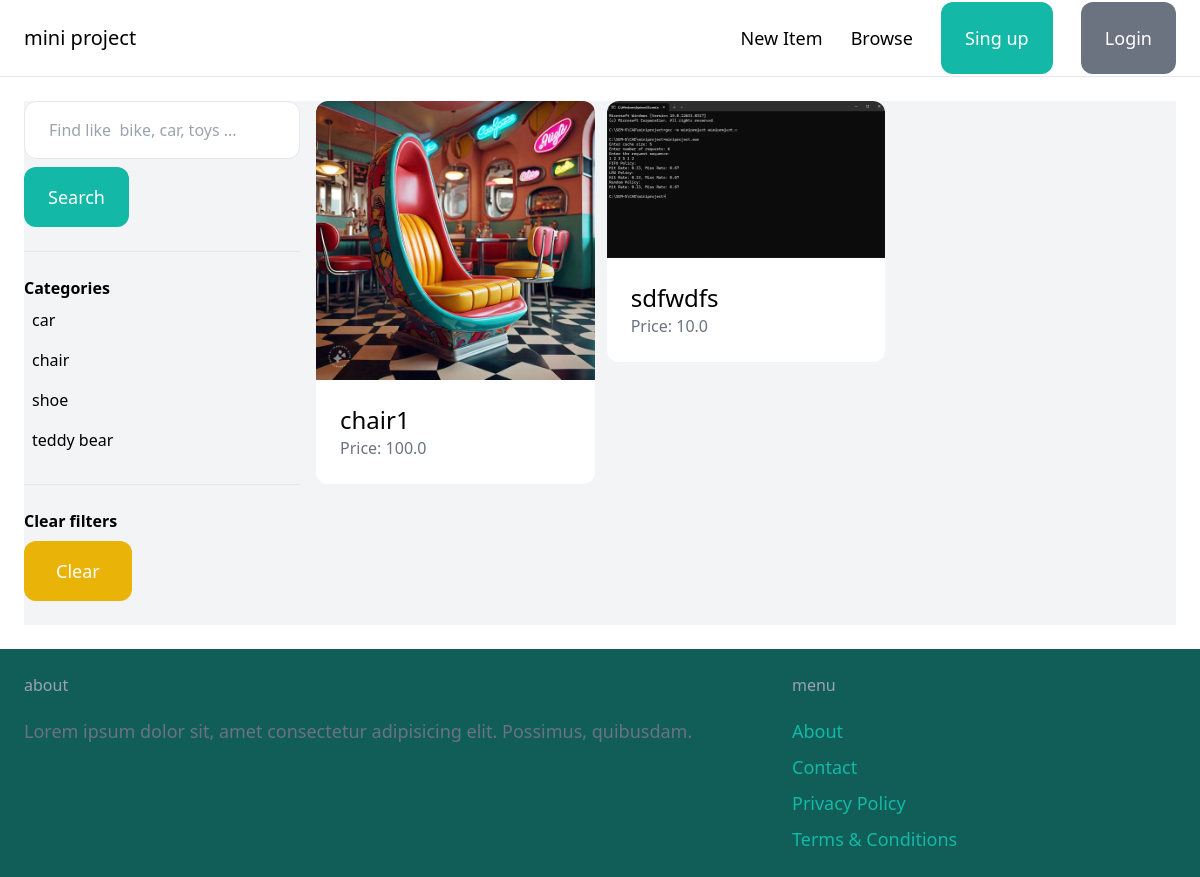
The page /item/ on the database its author committed.
### item/models.py (models this page shows, shortened)
class Category(models.Model):
    name = models.CharField(max_length=255)
    class Meta:
        ordering = ('name',)
        verbose_name_plural = 'Categories'

class Item(models.Model):
    category = models.ForeignKey(Category, related_name='item', on_delete=models.CASCADE)
    name = models.CharField(max_length=255)
    description = models.TextField(blank=True, null=True)
    price = models.FloatField()
    image = models.ImageField(upload_to='item_image', blank=True, null=True)
    is_sold = models.BooleanField(default=False)
    created_by = models.ForeignKey(User, related_name='item', on_delete=models.CASCADE)
    created_at = models.DateTimeField(auto_now_add=True)

### item/views.py (the view)
# urls.py: path('', views.items, name='items'),
def items(request):
    query = request.GET.get('query', '')
    categories = Category.objects.all()
    category_id = request.GET.get('category', 0)
    items = Item.objects.filter(is_sold=False)
    if category_id:
        items = items.filter(category_id=category_id)
    if query:
        items = items.filter(Q(name__icontains=query) | Q(description__icontains=query))
    return render(request, 'item/items.html', {
        'items': items,
        'query': query,
        'categories': categories,
        'category_id': int(category_id),
    })

### item/templates/item/items.html (shortened to what this page needs)
{% extends 'core/base.html' %}
{% block content %}
    <div class="pb-6 grid grid-cols-4 gap-4 bg-gray-100">
        <div class="col-span-1">
            <form method="get" action="{% url 'item:items' %}" >
                <input type="text" name="query" class="w-full py-4 px-6 border rounded-xl" value="{{ query }}" placeholder="Find like  bike, car, toys ...">
                <button class="mt-2 py-4 px-6 text-lg bg-teal-500 text-white rounded-xl">Search</button>
            </form>
            <hr class="my-6">
            <p class="font-semibold">Categories</p>
            <ul>
                {% for category in categories %}
                <li class="py-2 px-2 rounded-xl {% if category.id == category_id %} bg-gray-200 {% endif %}">
                    <a href="{% url 'item:items' %}?query={{ query }}&category={{ category.id }}">{{ category.name }}</a>
                </li>
                {% endfor%}
            </ul>
            <hr class="my-6">
            <p class="font-semibold">Clear filters</p>
            <ul>
                <li><a href="{% url 'item:items' %}" class="mt-2 py-4 px-8 inline-block bg-yellow-500 text-lg rounded-xl text-white">Clear</a></li>
            </ul>
        </div>
        <div class="col-span-3">
            <div class="grid grid-cols-3 gap-3">
                {% for item in items %}
                    <div>
                        <a href="{% url 'item:detail' item.id %}">
                            <div>
                                <img src="{{ item.image.url  }}" class="rounded-t-xl">
                            </div>
                            <div class="p-6 bg-white rounded-b-xl">
                                <h2 class="text-2xl">{{ item.name }}</h2>
                                <p class="text-gray-500"> Price: {{ item.price }}</p>
                            </div>
                        </a>
                    </div>
                {% endfor %}
            </div>
        </div>
    </div>
{% endblock %}

### rows shown on the page
Category: name "car"
Category: name "chair"
Category: name "shoe"
Category: name "teddy bear"
Item: image (picture), name "chair1", price "100.0"
Item: image (picture), name "sdfwdfs", price "10.0"
